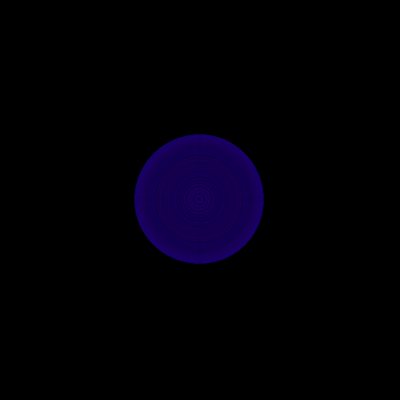
Frame 1 (no input)
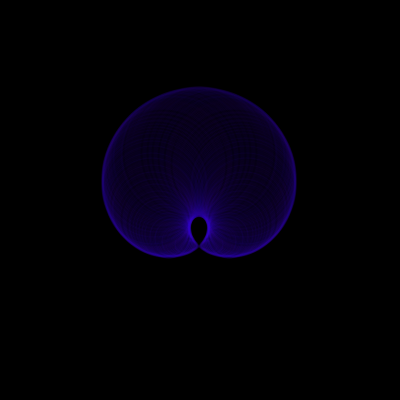
Frame 60 (the mouse pressed at the canvas centre just before this capture)
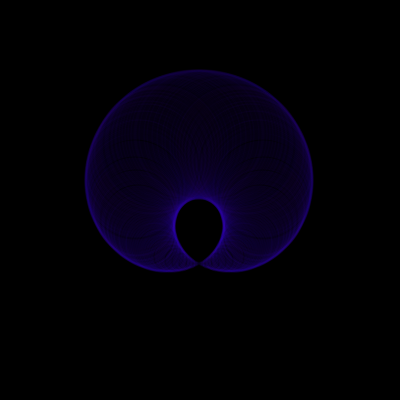
Frame 120 (the mouse held since frame 60 and released just before this capture)

The Processing sketch that drew these frames (run headless with seeded random() and noise(); from frame 60 on, the mouse is pressed at the canvas centre):

// Processing sketch: processing_69733
// ── processing_69733.pde

//Morgan D
//Computer Programming 1, Mods (13) 14-15
//Functions and Animation
//URL -> padova.webs.com/LimaconSite.html

//This program animates a limacon, a shape defined, in polar
//coordinates, as r=acos(theta)+b. It does this by approximating
//an infinite number of circles drawn with varying radii with
//their centers on the circumference of an unseen circle. That 
//is why the ellipses have such odd coordinates and radii.

//Center and radius of the unseen circle.
int xcenter=199;
int ycenter=199;
int r=64;

//Angle of the center of the drawn circle with respect to the
//horizontal, centered on the unseen circle.
float theta;

//Corresponds to the size of the hole in the limacon.
float coefficient=0.0;

//Determines growth or shrinkage of hole.
int direction=1;

void setup()
{
  size(400, 400);
  
  smooth();
  strokeWeight(2);
  noFill();
}

void draw()
{
  background(0);
  translate(xcenter, ycenter);
  theta=PI;
  while (theta>=0)
  {
    //Gradient from (24, 0, 96) to (64, 0, 256).
    stroke(64-40*theta/PI, 0, 256-160*theta/PI, 20);
    
    //Drawing of circumference circles.
    ellipse(coefficient*r*sin(theta), coefficient*r*cos(theta), r*sqrt(2-2*cos(theta)), r*sqrt(2-2*cos(theta)));
    ellipse(-coefficient*r*sin(theta), coefficient*r*cos(theta), r*sqrt(2-2*cos(theta)), r*sqrt(2-2*cos(theta)));
    
    theta=theta-PI/128;
  }
  coefficient=coefficient+direction*.0125;
  
  //Reversal of direction.
  if (coefficient>=1.25)
  {
    direction=-1;
  }
  if (coefficient<=0)
  {
    direction=1;
  }
};
